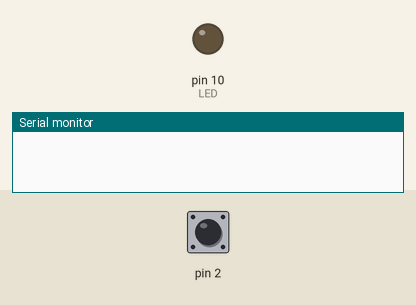
This program was run on a simulated Arduino Uno, built with avr-gcc and run on an emulated ATmega328P. On the bench: output pins drawn as LEDs (lit = HIGH), the last lines printed to the serial monitor. The inputs (shaded band) are chosen by the test bench; at power-on: pin 2 LOW.

Above: at 1.2 s.
1.3 s: pin 2 driven HIGH
At 2.0 s:
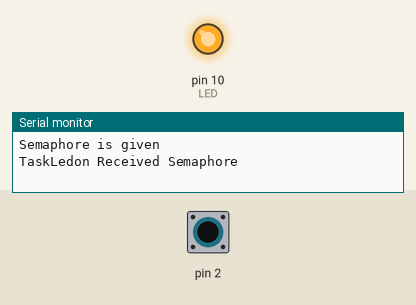
2.8 s: pin 2 pulsed LOW 5 times (0.12 s each, 0.3 s apart)
At 3.61 s:
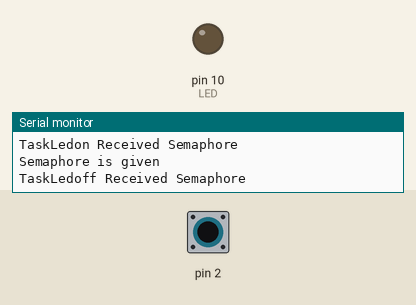
Timing chart, 0 to 5.8 s (numbered marks = the images above; inputs shaded):
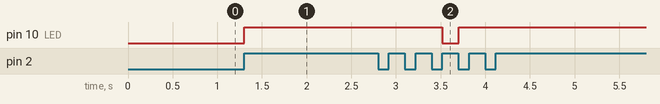

The program:

main.cpp
```cpp
/*
 * main2.cpp
 *
 *  Created on: 27.02.2025
 *      Author: michel
 */


extern "C" void wdt_interrupt_enable(void) {}
#include "Arduino.h"
#include "FreeRTOS/Arduino_FreeRTOS.h"
#include "FreeRTOS/semphr.h"

#ifndef digitalPinToInterrupt
#define digitalPinToInterrupt(p) ((p) == 2 ? 0 : ((p) == 3 ? 1 : -1))
#endif

SemaphoreHandle_t interruptSemaphore;
#define LED 10

/* Interrupt nur über DI2 oder DI3 möglich.
Zur Zeit nicht angeschlossen.
Mit Drahtbrücke ralisierbar. */


void interruptHandler()
{
  Serial.println("Semaphore is given");
  BaseType_t  xHigherPriorityTaskWoken = pdFALSE;
  xSemaphoreGiveFromISR(interruptSemaphore, &xHigherPriorityTaskWoken);
}

void TaskLedon(void *pvParameters)
{
  (void) pvParameters;

  for (;;)
    {
    if (xSemaphoreTake(interruptSemaphore, portMAX_DELAY) == pdPASS)
    {
      Serial.println("TaskLedon Received Semaphore");
      digitalWrite(LED, HIGH);
    }
    }
  }

void TaskLedoff(void *pvParameters)
{
  (void) pvParameters;
  for (;;)
    {
    if (xSemaphoreTake(interruptSemaphore, portMAX_DELAY) == pdPASS)
    {
      Serial.println("TaskLedoff Received Semaphore");
      digitalWrite(LED, LOW);
      //vTaskStartScheduler();
   }

  }
}


void setup()
{
  Serial.begin(9600); // Enable serial communication library.
  pinMode(LED, OUTPUT);

 // Create task for Arduino led
  xTaskCreate(TaskLedon, // Task function
              "Ledon", // Task name
              128, // Stack size
              NULL,
              0 ,// Priority
              NULL );
   xTaskCreate(TaskLedoff, // Task function
              "Ledoff", // Task name
              128, // Stack size
              NULL,
              0, // Priority
              NULL );
  interruptSemaphore = xSemaphoreCreateBinary();
  if (interruptSemaphore != NULL)
  {
    attachInterrupt(digitalPinToInterrupt(2), interruptHandler, HIGH);
  }
}

void loop() {}

int main() {
	setup();
	vTaskStartScheduler();
}
```

Measured:
- after the input at 1.3 s, pin 10 (LED): LOW → HIGH at once
- after the input at 2.8 s, pin 10 (LED): HIGH → LOW after 0.72 s, → HIGH 0.18 s later
